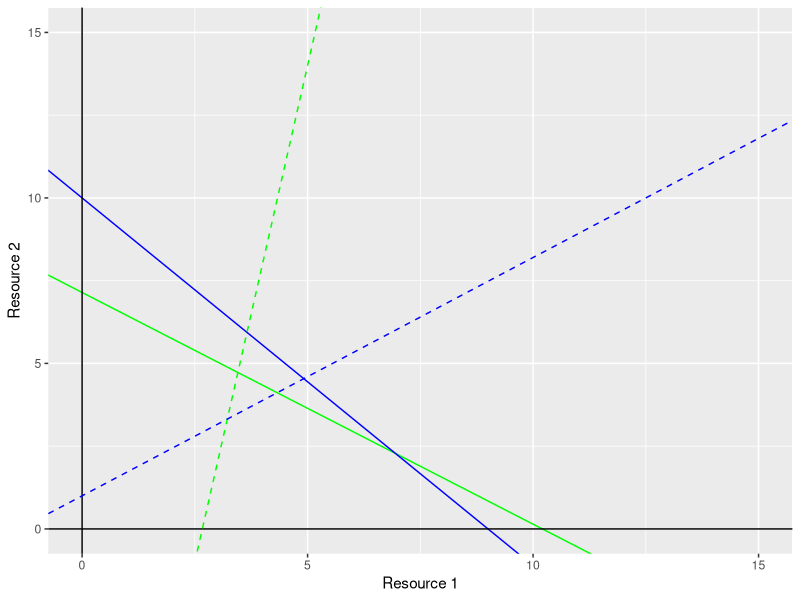
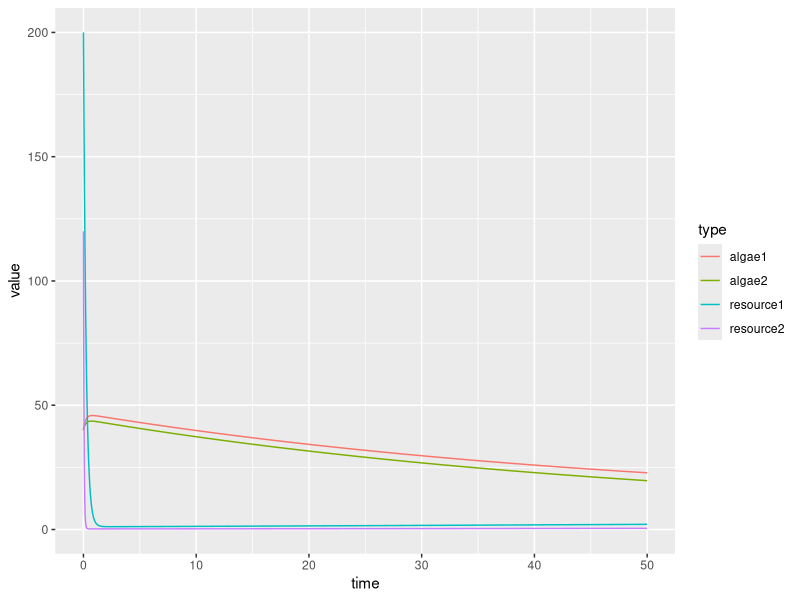

Write R code to recreate these figures, in order.
### growth functions
library(deSolve)
library(tidyverse)
library(cowplot)




R1_input = 200 
R2_input = 120
D1_input = 0.02
D2_input = 0.02
N1_input = 40
N2_input = 40
f11_input = 0.04
f21_input = 0.05
f12_input = 0.4
f22_input = 0.06
a12_input = 0.01
a22_input = 0.03
a11_input = 0.07
a21_input = 0.04
S_input = 10
c1_input = 0.5
c2_input = 0.5

## green species
Rstar1 <- D1_input/(f11_input*a11_input) ## make this bigger
ZNGI_1_slope <- (-f11_input*a11_input)/(f12_input*a12_input) ## make this more negative

## blue species
Rstar2 <- D2_input/(f21_input*a21_input) ## make this bigger
ZNGI_2_slope <- (-f21_input*a21_input)/(f22_input*a22_input) ## make this less negative

impact_vector1_slope <- (f12_input*R2_input)/(f11_input*R1_input) ## green species
impact_vector2_slope <- (f22_input*R2_input)/(f21_input*R1_input) ## blue species

## to get local coexistence, this must be TRUE: (i.e. ZNGIs criss-cross)
(f22_input*a22_input)/(f21_input*a21_input) > (f11_input*a11_input)/(f12_input*a12_input)

## to get stable coexistence, this must be TRUE: (i.e. species must consume less of the resource that more limits it)
(f22_input*R2_input)/(f21_input*R1_input) > (f12_input*R2_input)/(f11_input*R1_input)

ggplot() +
	geom_abline(slope = ZNGI_1_slope, intercept = Rstar1, color = "green") +
	geom_abline(slope = ZNGI_2_slope, intercept = Rstar2, color = "blue") +
	ylim(0, 15) +xlim(0, 15) + geom_hline(yintercept = 0) + geom_vline(xintercept = 0) + 
	coord_cartesian() + ylab("Resource 2") + xlab("Resource 1") +
	geom_abline(slope = impact_vector1_slope, intercept = -16, color = "green", linetype = "dashed") +
	geom_abline(slope = impact_vector2_slope, intercept = 1, color = "blue", linetype = "dashed")




# logistic <- function(R1_input = 10, R2_input = 20, D1_input = 0,  D2_input = 0,
# 					 N1_input = 40, N2_input = 40, f11_input = 0.4, f21_input = 0.3,
# 					 f12_input = 0.3, f22_input = 0.3, 
# 					 a12_input = 0.7, a22_input = 0.1,
# 					 a11_input = 0.2, a21_input = 0.5,
# 					 S_input = 5, c1_input = 0.2, c2_input = 0.2){
	
	dNRdt <-  function(t, state, parameters) {
		with(
			as.list(c(state,parameters)),{
				dN1 = N1 * (f11*a11*R1 + f12*a12*R2 - D1) 
				dN2 = N2 * (f21*a21*R1 + f22*a22*R2 - D2)  #algae
				dR1 = c1 * (S - R1) - (f11*N1*R1 + f21*N2*R1) 
				dR2 = c2 * (S - R2) - (f12*N1*R2 + f22*N2*R2) #resource
				return(list(c(dN1, dN2, dR1, dR2)))			
			}
		)
	}
	
	
	parameters <-  c(R1 = R1_input, R2= R2_input, D1 = D1_input, D2 = D2_input,
					 N1= N1_input, N2 = N2_input, f11 = f11_input, f21 = f21_input,
					 f12 = f12_input, f22 = f22_input, 
					 a12 = a12_input, a22 = a22_input,
					 a11 = a11_input, a21 = a21_input,
					 S = S_input, c1 = c1_input, c2 = c2_input)
	state <-  c(N1 = N1_input, N2 = N2_input, R1 = R1_input,  R2 = R2_input) ## initial conditions
	time <-  seq(from = 0, to = 50, by = 0.01) 
	
	## solve numerically
	out <- ode(y = state, times = time, func = dNRdt, parms = parameters)
	
	## tidy up the output and plot
	out.df <- as.data.frame(out) %>%
		rename(algae1 = N1,
			   algae2 = N2,
			   resource1 = R1,
			   resource2 = R2) %>% 
		gather(key = type, value = value, algae1, algae2, resource1, resource2)
	# return(out.df)
# }




out.df %>% 
	# filter(type == "resource2") %>% 
	ggplot(aes( x= time, y = value, color = type)) + geom_line()
